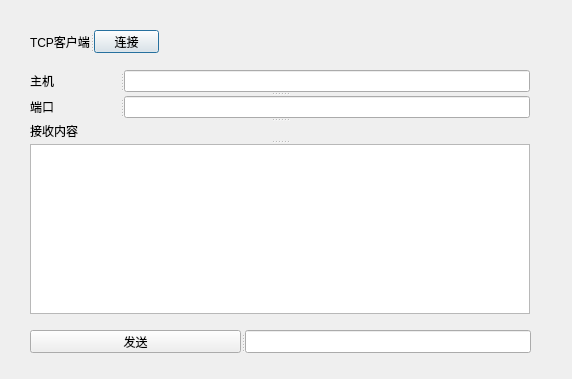
<?xml version="1.0" encoding="UTF-8"?>
<ui version="4.0">
 <class>tcpcilent</class>
 <widget class="QDialog" name="tcpcilent">
  <property name="geometry">
   <rect>
    <x>0</x>
    <y>0</y>
    <width>572</width>
    <height>379</height>
   </rect>
  </property>
  <property name="windowTitle">
   <string>Dialog</string>
  </property>
  <widget class="QSplitter" name="splitter_1">
   <property name="geometry">
    <rect>
     <x>30</x>
     <y>70</y>
     <width>500</width>
     <height>244</height>
    </rect>
   </property>
   <property name="orientation">
    <enum>Qt::Vertical</enum>
   </property>
   <widget class="QSplitter" name="splitter2">
    <property name="orientation">
     <enum>Qt::Horizontal</enum>
    </property>
    <widget class="QLabel" name="label">
     <property name="text">
      <string>主机</string>
     </property>
    </widget>
    <widget class="QLineEdit" name="lineEdit"/>
   </widget>
   <widget class="QSplitter" name="splitter_4">
    <property name="orientation">
     <enum>Qt::Horizontal</enum>
    </property>
    <widget class="QLabel" name="label_2">
     <property name="text">
      <string>端口</string>
     </property>
    </widget>
    <widget class="QLineEdit" name="lineEdit_2"/>
   </widget>
   <widget class="QSplitter" name="splitter_3">
    <property name="orientation">
     <enum>Qt::Vertical</enum>
    </property>
    <widget class="QLabel" name="label_3">
     <property name="text">
      <string>接收内容</string>
     </property>
    </widget>
    <widget class="QTextBrowser" name="textBrowser"/>
   </widget>
  </widget>
  <widget class="QSplitter" name="splitter">
   <property name="geometry">
    <rect>
     <x>30</x>
     <y>30</y>
     <width>129</width>
     <height>23</height>
    </rect>
   </property>
   <property name="orientation">
    <enum>Qt::Horizontal</enum>
   </property>
   <widget class="QLabel" name="label_4">
    <property name="text">
     <string>TCP客户端</string>
    </property>
   </widget>
   <widget class="QPushButton" name="pushButton">
    <property name="text">
     <string>连接</string>
    </property>
   </widget>
  </widget>
  <widget class="QSplitter" name="splitter_2">
   <property name="geometry">
    <rect>
     <x>30</x>
     <y>330</y>
     <width>501</width>
     <height>23</height>
    </rect>
   </property>
   <property name="orientation">
    <enum>Qt::Horizontal</enum>
   </property>
   <widget class="QPushButton" name="pushButton_2">
    <property name="text">
     <string>发送</string>
    </property>
   </widget>
   <widget class="QLineEdit" name="lineEdit_3"/>
  </widget>
 </widget>
 <resources/>
 <connections/>
</ui>
